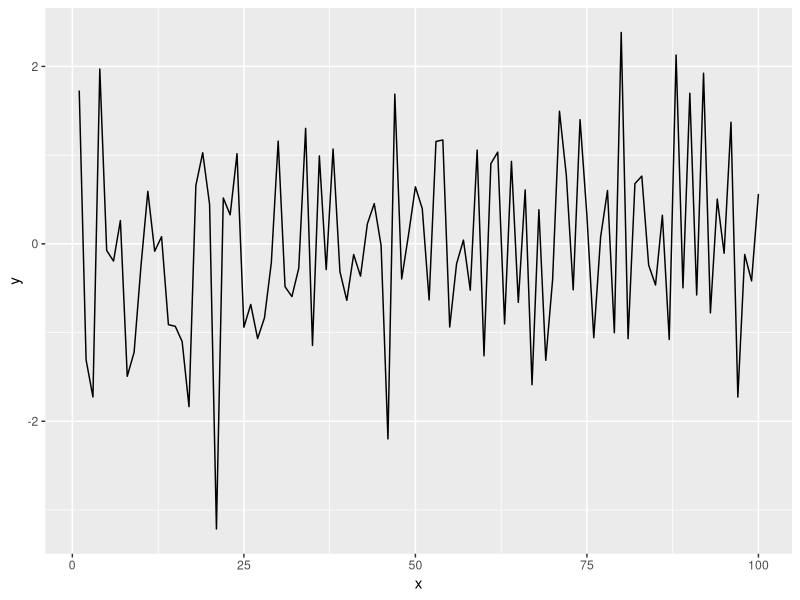

Generate this figure with R:
## ---- chunk 1
library(dplyr)
library(ggplot2)
## ---- chunk 2
x = seq(1:100)
y = rnorm(100)
dat = data.frame(x, y)
ggplot(dat, aes(x = x, y = y)) +
geom_line()

